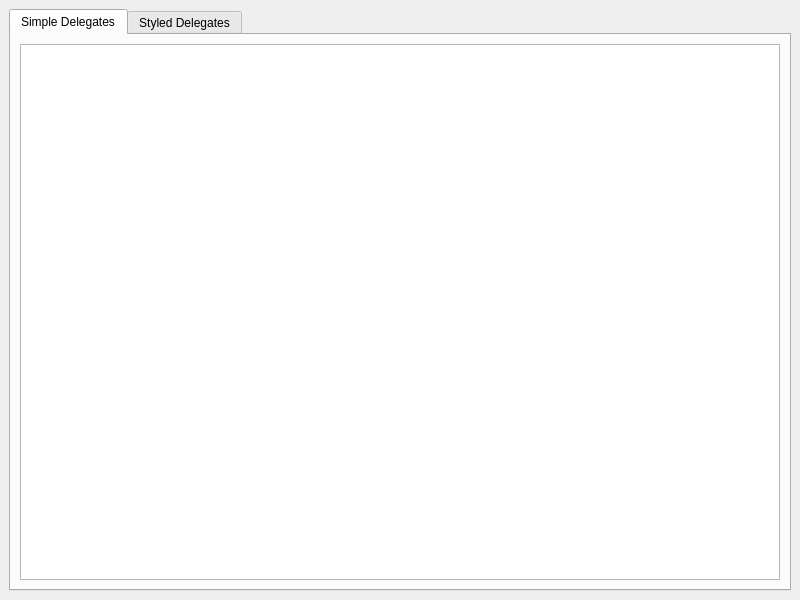
<?xml version="1.0" encoding="UTF-8"?>
<ui version="4.0">
 <class>MainWindow</class>
 <widget class="QMainWindow" name="MainWindow">
  <property name="geometry">
   <rect>
    <x>0</x>
    <y>0</y>
    <width>800</width>
    <height>600</height>
   </rect>
  </property>
  <property name="windowTitle">
   <string>Delegates-Example</string>
  </property>
  <widget class="QWidget" name="centralwidget">
   <layout class="QGridLayout" name="gridLayout">
    <item row="0" column="0">
     <widget class="QTabWidget" name="tabWidget">
      <property name="currentIndex">
       <number>0</number>
      </property>
      <widget class="QWidget" name="tab">
       <attribute name="title">
        <string>Simple Delegates</string>
       </attribute>
       <layout class="QGridLayout" name="gridLayout_2">
        <item row="0" column="0">
         <widget class="QTableView" name="tableView"/>
        </item>
       </layout>
      </widget>
      <widget class="QWidget" name="tab_2">
       <attribute name="title">
        <string>Styled Delegates</string>
       </attribute>
       <layout class="QGridLayout" name="gridLayout_3">
        <item row="0" column="0">
         <widget class="QTableView" name="tableView_2"/>
        </item>
       </layout>
      </widget>
     </widget>
    </item>
   </layout>
  </widget>
 </widget>
 <resources/>
 <connections/>
</ui>
